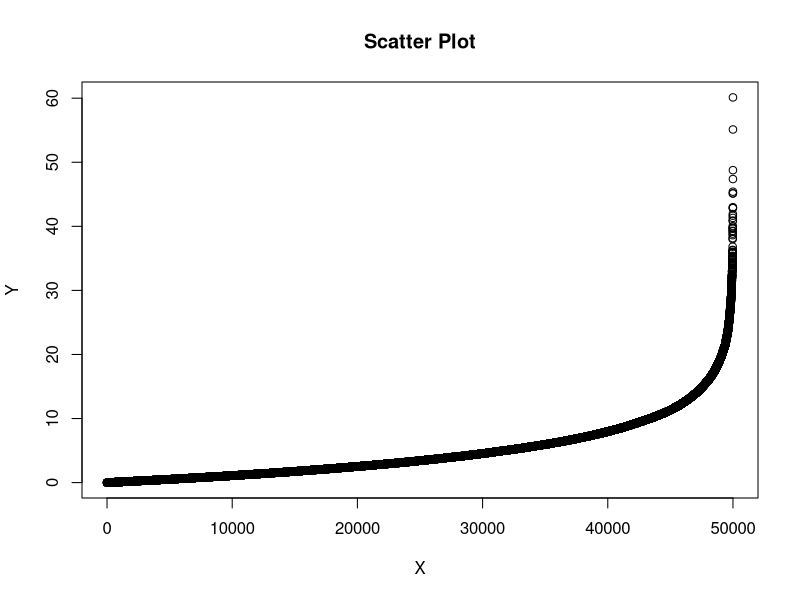
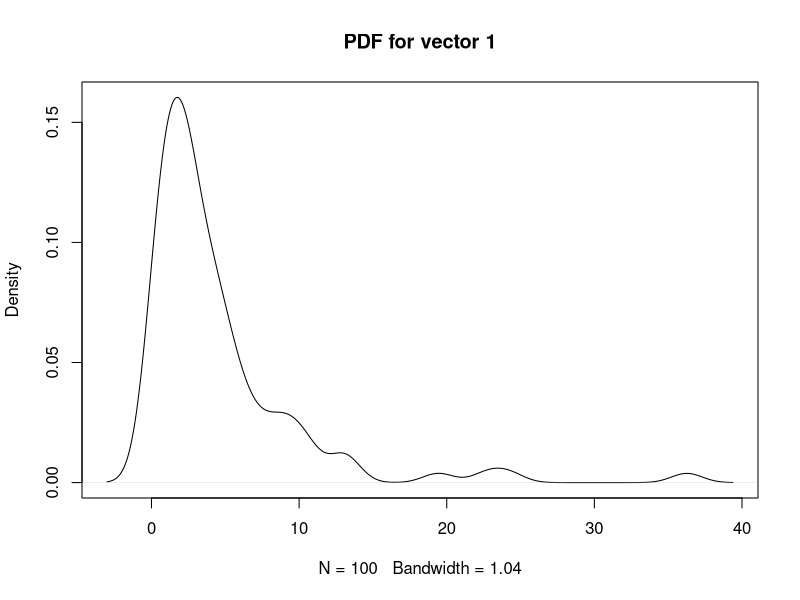
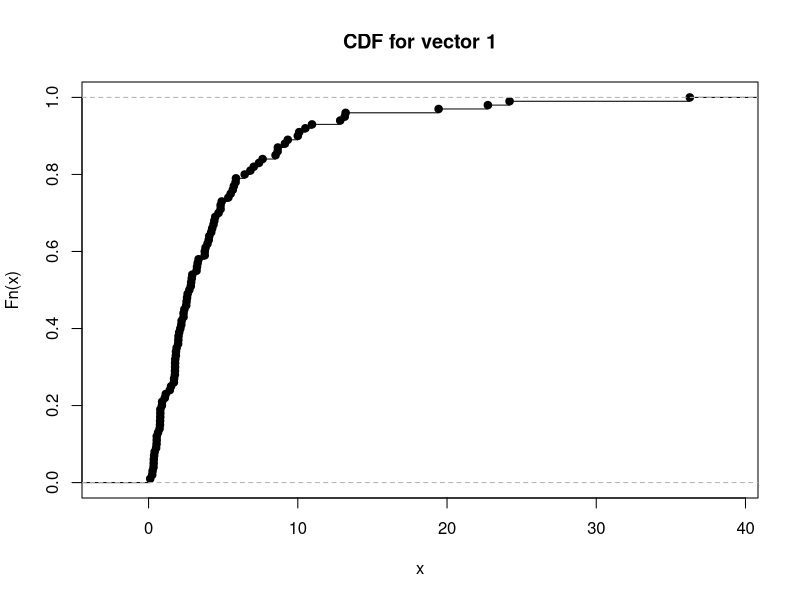
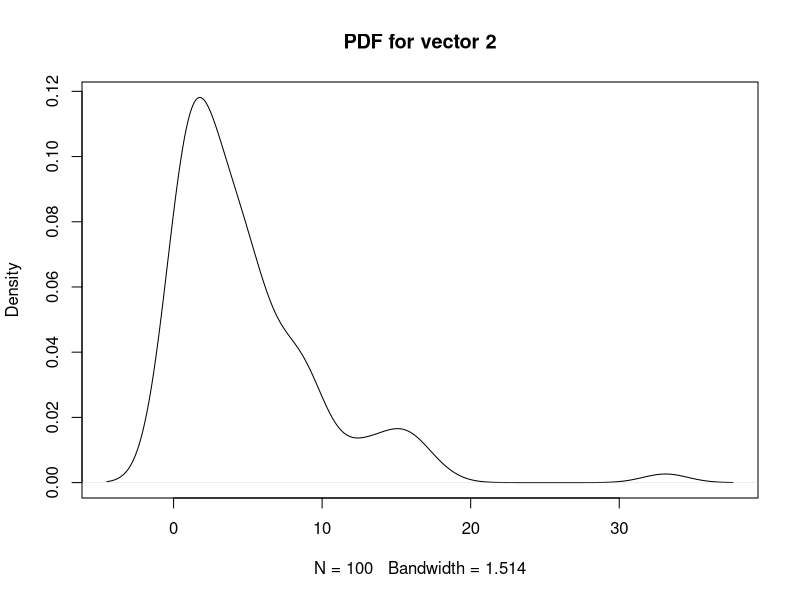
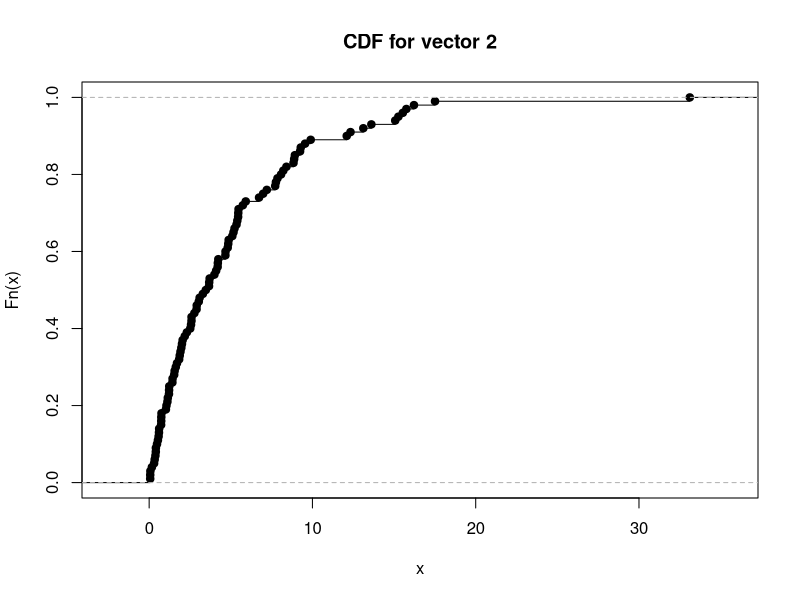
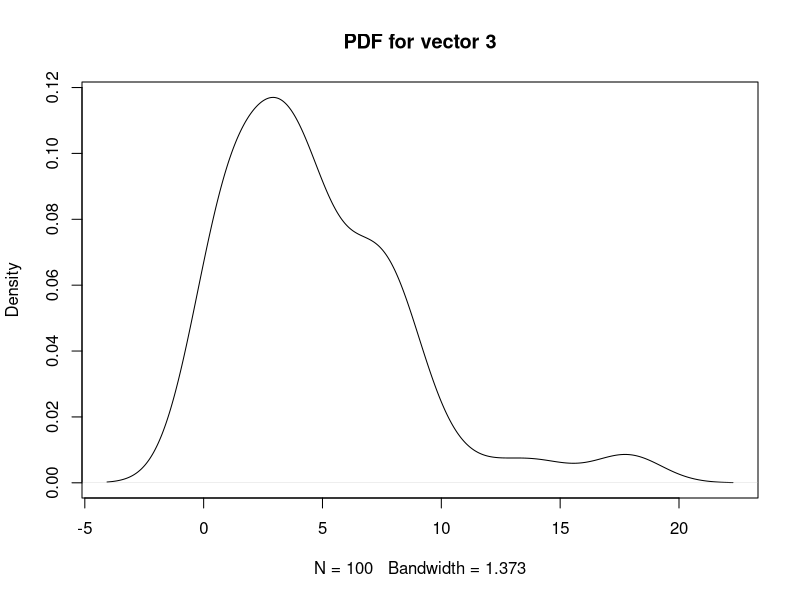
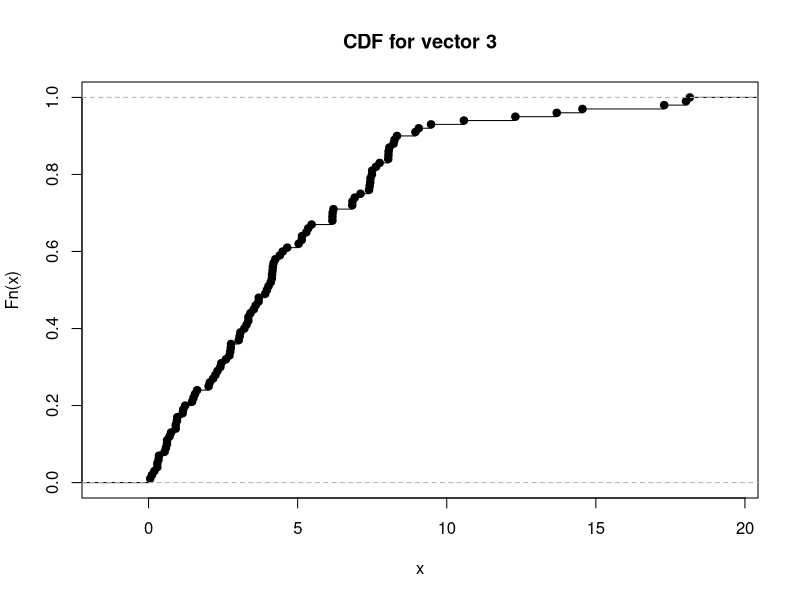
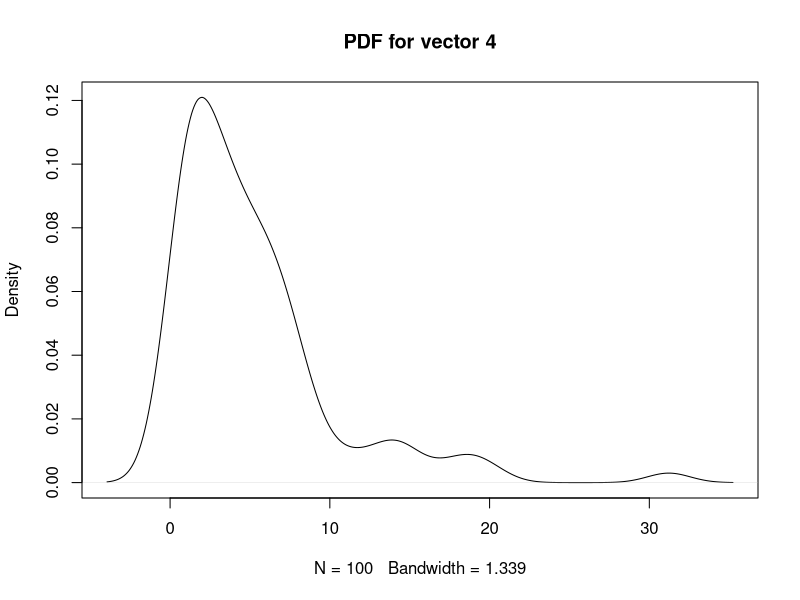

The R script that drew these images, in order:
num_samples <- 50000
v <- rexp(num_samples, 0.2)
x <- data.frame(X = seq(1, num_samples , 1), Y = sort(v))
plot(x,main="Scatter Plot")
u <- split(v,1:500)
m <- rep(1,500)
s <- rep(1,500)

for(i in 1:5){
	vec <- unlist(u[i], use.names=FALSE)
	plot(density(vec),main=paste("PDF for vector",i))
	plot(ecdf(vec),main=paste("CDF for vector",i))
	m[i] <- mean(vec)
	s[i] <- sd(vec)
}

for(i in 6:500){
	vec <- unlist(u[i], use.names=FALSE)
	m[i] <- mean(vec)
	s[i] <- sd(vec)	
}

for(i in 1:5){
  cat("Mean for vector ",i,": ",m[i],"\n")
  cat("Standard Deviation for vector ",i,": ",s[i],"\n")
}

hist(m,density=30,main="Frequency for means")

plot(density(m),main="PDF for distribution of means")

plot(ecdf(m),main="CDF for distribution of means")


fmean <- mean(m)
fsd <- sd(m)

cat("Mean for vector of means: ",fmean,"\n")
cat("Standard Deviation for vector of means: ",fsd,"\n")
